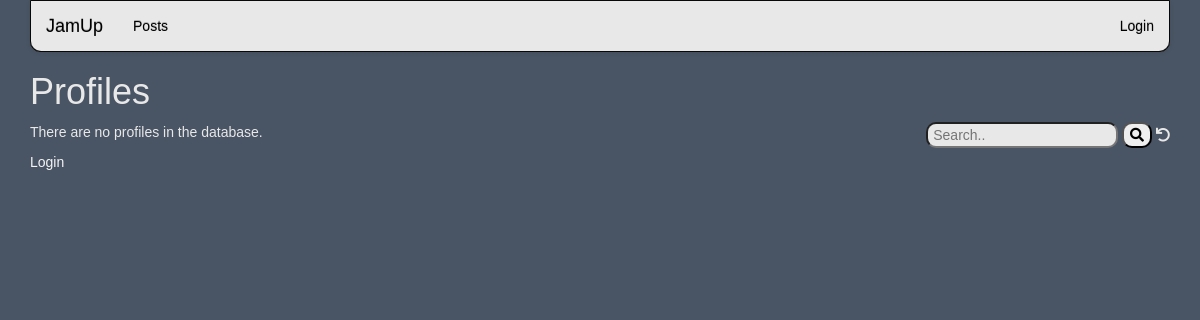
Before: /jamup/profiles with the older database file.
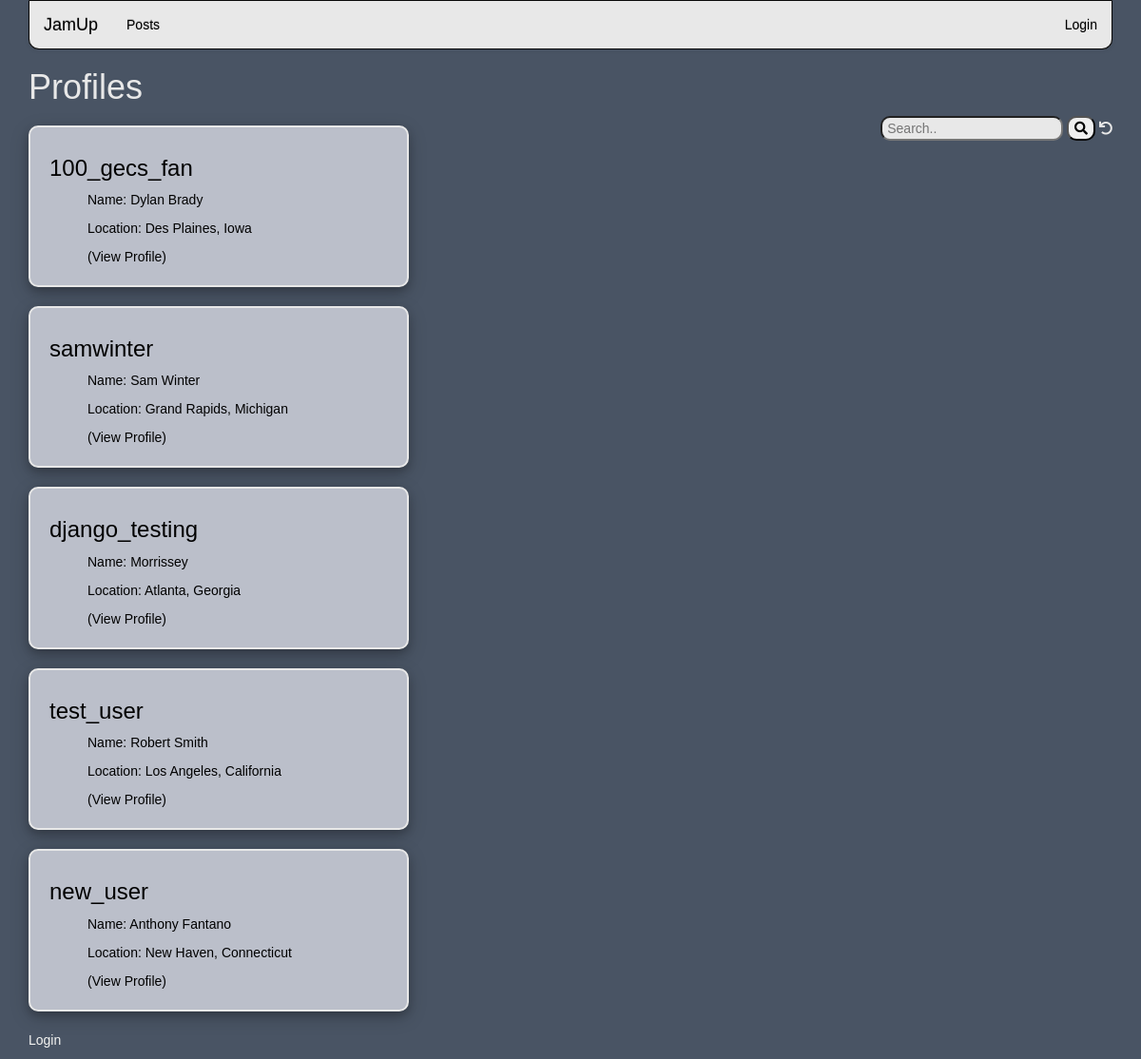
After: the same page with the newer database file.
### jamup/models.py (models this page shows, shortened)
class Profile(models.Model):
        user = models.OneToOneField(User, on_delete=models.CASCADE, null=True, blank=True)
        name = models.CharField(max_length=50)
        city = models.ForeignKey(City, on_delete=models.CASCADE)
        state = models.ForeignKey(State, on_delete=models.CASCADE)
        bio = models.TextField(max_length=1000)
        private = models.BooleanField(default=False)
        created_at = models.DateTimeField(auto_now_add=True)
        updated_at = models.DateTimeField(auto_now=True)
        picture = models.BinaryField(null=True, editable=True, default=False)
        content_type = models.CharField(max_length=256, null=True, help_text='The MIMEType of the file', default='')
        genres = models.TextField(max_length=300)
        instruments = models.TextField(max_length=300)

class City(models.Model):
        name = models.CharField(max_length=80)
        state = models.ForeignKey(State, on_delete=models.CASCADE)
        def __str__(self):
                return self.name

class State(models.Model):
        name = models.CharField(max_length=20)
        def __str__(self):
                return self.name

### jamup/views.py (the view)
# urls.py: path('jamup/profiles', views.ProfileListView.as_view(), name='all_profiles'),
class ProfileListView(OwnerListView):
    model = Profile
    template_name = "jamup/profile_list.html"
    def get(self, request) :
        strval =  request.GET.get("search", False)
        if strval :
            query = Q(name__contains=strval)
            query.add(Q(bio__contains=strval), Q.OR)
            query.add(Q(city__name__contains=strval), Q.OR)
            query.add(Q(state__name__contains=strval), Q.OR)
            query.add(Q(genres__contains=strval), Q.OR)
            query.add(Q(instruments__contains=strval), Q.OR)
            objects = Profile.objects.filter(query).select_related().order_by('-updated_at')
        else :
            objects = Profile.objects.all().order_by('-updated_at')
        for obj in objects:
            obj.natural_updated = naturaltime(obj.updated_at)
        profile_list = objects
        ctx = {'profile_list' : profile_list, 'search': strval}
        retval = render(request, self.template_name, ctx)
        return retval

### home/context_processors.py (called while the page is built)
def settings(request):
    return {
        'settings': django_settings,
    }

### jamup/templates/jamup/profile_list.html (shortened to what this page needs)
{% extends "base_menu.html" %}
{% block content %}
<h1>Profiles</h1>
<div style="float:right">
<form>
  <input type="text" placeholder="Search.." name="search"
  >
  <button type="submit"><i class="fa fa-search"></i></button>
<a href="{% url 'jamup:all_profiles' %}"><i class="fa fa-undo"></i></a>
</form>
</div>
<p>
{% if profile_list %}
<div>
  {% for profile in profile_list %}
  {% if not profile.private %}
    <div class="post">
        <div class="post_main">
            <h3>{{ profile.user }}</h3>
            <div class="post_content">
                <p>Name: {{ profile.name }}</p>
                <p>Location: {{profile.city}}, {{profile.state}}</p>
                <p><a href="{% url 'jamup:profile_detail'  profile.id %}">(View Profile)</a></p>
            </div>
        </div>
    </div>
    {% endif %}
    {% endfor %}
{% else %}
  <p>There are no profiles in the database.</p>
{% endif %}
</p>
<p>
{% if user.is_authenticated %}
<a class="main_link" href="{% url 'logout' %}?next={% url 'jamup:all' %}">Logout</a>
{% else %}
<a class="main_link" href="{% url 'login' %}?next={% url 'jamup:all' %}">Login</a>
{% endif %}
</p>
{% endblock %}

Changed rows visible on the page:
added Profile: user "100_gecs_fan", name "Dylan Brady", city "Des Plaines", state "Iowa"
added Profile: user "samwinter", name "Sam Winter", city "Grand Rapids", state "Michigan"
added Profile: user "django_testing", name "Morrissey", city "Atlanta", state "Georgia"
added Profile: user "test_user", name "Robert Smith", city "Los Angeles", state "California"
added Profile: user "new_user", name "Anthony Fantano", city "New Haven", state "Connecticut"
Other visible differences:
text no longer shown: "There are no profiles in the database."
